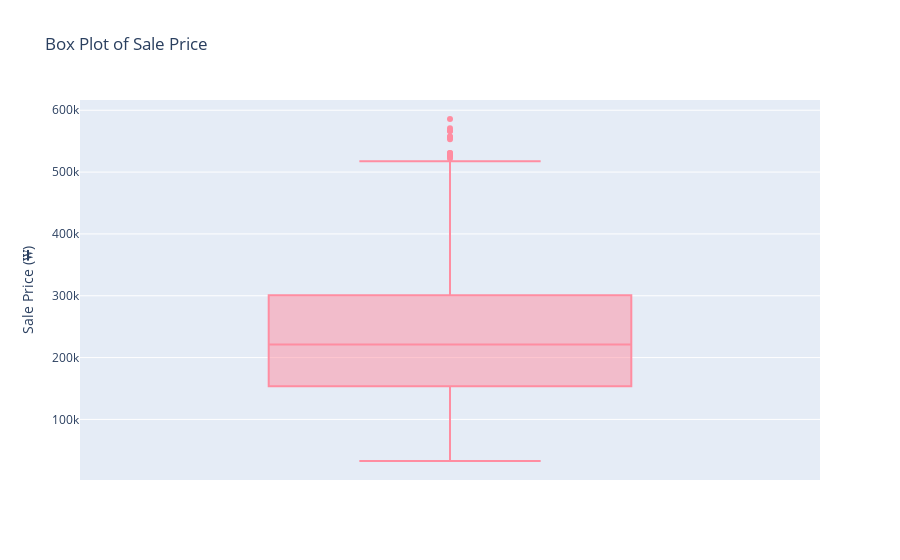

The cell this chart's notebook holds for it:
### Markdown cell above
**Analysis:** As expected, the prices are right-skewed. Most properties are clustered between ₩100k and ₩300k, with fewer high-priced listings above ₩400k. There's a noticeable peak around ₩200k, which might represent the typical mid-range apartment. The tail stretches out quite a bit toward ₩600k, so we'll keep an eye on those outliers when we start modeling.

### Code cell
# Box plot for SalePrice's outliers:
fig = px.box(df, y='SalePrice', title="Box Plot of Sale Price")
fig.update_layout(
    yaxis_title="Sale Price (₩)"
)

fig.update_traces(marker_color='#FF8DA1')
fig.show()

### Figure 1 — Plotly figure (JSON) as saved in the notebook; plotly's stock layout.template omitted (floating-point values rounded to 4 significant figures; data arrays with more than 128 entries replaced by an {"elided": "..."} marker saying what was removed)
{"data": [{"alignmentgroup": "True", "hovertemplate": "SalePrice=%{y}<extra></extra>", "legendgroup": "", "marker": {"color": "#FF8DA1"}, "name": "", "notched": false, "offsetgroup": "", "orientation": "v", "showlegend": false, "type": "box", "x0": " ", "xaxis": "x", "y": {"elided": "2701 int values"}, "y0": " ", "yaxis": "y"}], "layout": {"boxmode": "group", "legend": {"tracegroupgap": 0}, "title": {"text": "Box Plot of Sale Price"}, "xaxis": {"anchor": "y", "domain": [0, 1]}, "yaxis": {"anchor": "x", "domain": [0, 1], "title": {"text": "Sale Price (₩)"}}}}
